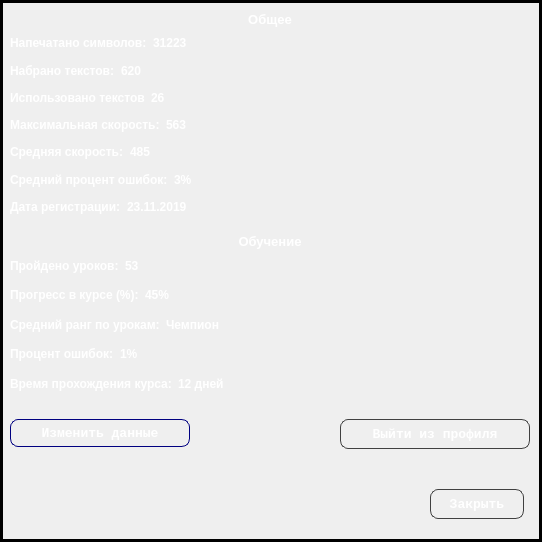
<?xml version="1.0" encoding="UTF-8"?>
<ui version="4.0">
 <class>User</class>
 <widget class="QDialog" name="User">
  <property name="enabled">
   <bool>true</bool>
  </property>
  <property name="geometry">
   <rect>
    <x>0</x>
    <y>0</y>
    <width>542</width>
    <height>542</height>
   </rect>
  </property>
  <property name="windowTitle">
   <string>Dialog</string>
  </property>
  <property name="windowIcon">
   <iconset resource="images.qrc">
    <normaloff>:/img/pic/Autorization/avatar.ico</normaloff>:/img/pic/Autorization/avatar.ico</iconset>
  </property>
  <property name="autoFillBackground">
   <bool>false</bool>
  </property>
  <property name="styleSheet">
   <string notr="true">border: 3px solid #33a5cd;</string>
  </property>
  <widget class="QLabel" name="bg">
   <property name="geometry">
    <rect>
     <x>0</x>
     <y>0</y>
     <width>542</width>
     <height>542</height>
    </rect>
   </property>
   <property name="styleSheet">
    <string notr="true">border: 3px solid #000000;</string>
   </property>
   <property name="text">
    <string/>
   </property>
   <property name="pixmap">
    <pixmap resource="images.qrc">:/img/pic/MainWindow/bg.jpg</pixmap>
   </property>
  </widget>
  <widget class="QWidget" name="widget" native="true">
   <property name="geometry">
    <rect>
     <x>0</x>
     <y>-1</y>
     <width>541</width>
     <height>541</height>
    </rect>
   </property>
   <property name="styleSheet">
    <string notr="true">border: 0px;</string>
   </property>
   <widget class="QWidget" name="verticalLayoutWidget">
    <property name="geometry">
     <rect>
      <x>10</x>
      <y>10</y>
      <width>520</width>
      <height>212</height>
     </rect>
    </property>
    <layout class="QVBoxLayout" name="Common">
     <item>
      <widget class="QLabel" name="common">
       <property name="font">
        <font>
         <pointsize>10</pointsize>
         <weight>75</weight>
         <bold>true</bold>
        </font>
       </property>
       <property name="styleSheet">
        <string notr="true">color: white;
border: 0px;</string>
       </property>
       <property name="text">
        <string>Общее</string>
       </property>
       <property name="alignment">
        <set>Qt::AlignCenter</set>
       </property>
      </widget>
     </item>
     <item>
      <layout class="QFormLayout" name="typed_symbols">
       <property name="fieldGrowthPolicy">
        <enum>QFormLayout::AllNonFixedFieldsGrow</enum>
       </property>
       <item row="0" column="1">
        <widget class="QLabel" name="ts_value">
         <property name="font">
          <font>
           <pointsize>9</pointsize>
           <weight>75</weight>
           <bold>true</bold>
          </font>
         </property>
         <property name="styleSheet">
          <string notr="true">color: white;
border: 0px;</string>
         </property>
         <property name="text">
          <string>31223</string>
         </property>
        </widget>
       </item>
       <item row="0" column="0">
        <widget class="QLabel" name="ts">
         <property name="font">
          <font>
           <pointsize>9</pointsize>
           <weight>75</weight>
           <bold>true</bold>
          </font>
         </property>
         <property name="styleSheet">
          <string notr="true">color: white;
border: 0px;</string>
         </property>
         <property name="text">
          <string>Напечатано символов:</string>
         </property>
        </widget>
       </item>
      </layout>
     </item>
     <item>
      <layout class="QFormLayout" name="typed_texts">
       <item row="0" column="0">
        <widget class="QLabel" name="tt">
         <property name="font">
          <font>
           <pointsize>9</pointsize>
           <weight>75</weight>
           <bold>true</bold>
          </font>
         </property>
         <property name="styleSheet">
          <string notr="true">color: white;
border: 0px;</string>
         </property>
         <property name="text">
          <string>Набрано текстов:</string>
         </property>
        </widget>
       </item>
       <item row="0" column="1">
        <widget class="QLabel" name="tt_value">
         <property name="font">
          <font>
           <pointsize>9</pointsize>
           <weight>75</weight>
           <bold>true</bold>
          </font>
         </property>
         <property name="styleSheet">
          <string notr="true">color: white;
border: 0px;</string>
         </property>
         <property name="text">
          <string>620</string>
         </property>
        </widget>
       </item>
      </layout>
     </item>
     <item>
      <layout class="QFormLayout" name="used_texts">
       <property name="fieldGrowthPolicy">
        <enum>QFormLayout::AllNonFixedFieldsGrow</enum>
       </property>
       <item row="0" column="1">
        <widget class="QLabel" name="ut_value">
         <property name="font">
          <font>
           <pointsize>9</pointsize>
           <weight>75</weight>
           <bold>true</bold>
          </font>
         </property>
         <property name="styleSheet">
          <string notr="true">color: white;
border: 0px;</string>
         </property>
         <property name="text">
          <string>26</string>
         </property>
        </widget>
       </item>
       <item row="0" column="0">
        <widget class="QLabel" name="ut">
         <property name="font">
          <font>
           <pointsize>9</pointsize>
           <weight>75</weight>
           <bold>true</bold>
          </font>
         </property>
         <property name="styleSheet">
          <string notr="true">color: white;
border: 0px;</string>
         </property>
         <property name="text">
          <string>Использовано текстов</string>
         </property>
        </widget>
       </item>
      </layout>
     </item>
     <item>
      <layout class="QFormLayout" name="max_speed">
       <property name="fieldGrowthPolicy">
        <enum>QFormLayout::AllNonFixedFieldsGrow</enum>
       </property>
       <item row="0" column="0">
        <widget class="QLabel" name="ms">
         <property name="font">
          <font>
           <pointsize>9</pointsize>
           <weight>75</weight>
           <bold>true</bold>
          </font>
         </property>
         <property name="styleSheet">
          <string notr="true">color: white;
border: 0px;</string>
         </property>
         <property name="text">
          <string>Максимальная скорость:</string>
         </property>
        </widget>
       </item>
       <item row="0" column="1">
        <widget class="QLabel" name="ms_value">
         <property name="font">
          <font>
           <pointsize>9</pointsize>
           <weight>75</weight>
           <bold>true</bold>
          </font>
         </property>
         <property name="styleSheet">
          <string notr="true">color: white;
border: 0px;</string>
         </property>
         <property name="text">
          <string>563</string>
         </property>
        </widget>
       </item>
      </layout>
     </item>
     <item>
      <layout class="QFormLayout" name="avg_speed">
       <item row="0" column="0">
        <widget class="QLabel" name="as">
         <property name="font">
          <font>
           <pointsize>9</pointsize>
           <weight>75</weight>
           <bold>true</bold>
          </font>
         </property>
         <property name="styleSheet">
          <string notr="true">color: white;
border: 0px;</string>
         </property>
         <property name="text">
          <string>Средняя скорость:</string>
         </property>
        </widget>
       </item>
       <item row="0" column="1">
        <widget class="QLabel" name="as_value">
         <property name="font">
          <font>
           <pointsize>9</pointsize>
           <weight>75</weight>
           <bold>true</bold>
          </font>
         </property>
         <property name="styleSheet">
          <string notr="true">color: white;
border: 0px;</string>
         </property>
         <property name="text">
          <string>485</string>
         </property>
        </widget>
       </item>
      </layout>
     </item>
     <item>
      <layout class="QFormLayout" name="avg_mistakes_percent">
       <property name="fieldGrowthPolicy">
        <enum>QFormLayout::AllNonFixedFieldsGrow</enum>
       </property>
       <item row="0" column="0">
        <widget class="QLabel" name="amp">
         <property name="font">
          <font>
           <pointsize>9</pointsize>
           <weight>75</weight>
           <bold>true</bold>
          </font>
         </property>
         <property name="styleSheet">
          <string notr="true">color: white;
border: 0px;</string>
         </property>
         <property name="text">
          <string>Средний процент ошибок:</string>
         </property>
        </widget>
       </item>
       <item row="0" column="1">
        <widget class="QLabel" name="amp_value">
         <property name="font">
          <font>
           <pointsize>9</pointsize>
           <weight>75</weight>
           <bold>true</bold>
          </font>
         </property>
         <property name="styleSheet">
          <string notr="true">color: white;
border: 0px;</string>
         </property>
         <property name="text">
          <string>3%</string>
         </property>
        </widget>
       </item>
      </layout>
     </item>
     <item>
      <layout class="QFormLayout" name="reg_date">
       <item row="0" column="0">
        <widget class="QLabel" name="rd">
         <property name="font">
          <font>
           <pointsize>9</pointsize>
           <weight>75</weight>
           <bold>true</bold>
          </font>
         </property>
         <property name="styleSheet">
          <string notr="true">color: white;
border: 0px;</string>
         </property>
         <property name="text">
          <string>Дата регистрации:</string>
         </property>
        </widget>
       </item>
       <item row="0" column="1">
        <widget class="QLabel" name="rd_value">
         <property name="font">
          <font>
           <pointsize>9</pointsize>
           <weight>75</weight>
           <bold>true</bold>
          </font>
         </property>
         <property name="styleSheet">
          <string notr="true">color: white;
border: 0px;</string>
         </property>
         <property name="text">
          <string>23.11.2019</string>
         </property>
        </widget>
       </item>
      </layout>
     </item>
    </layout>
   </widget>
   <widget class="QWidget" name="verticalLayoutWidget_3">
    <property name="geometry">
     <rect>
      <x>10</x>
      <y>230</y>
      <width>520</width>
      <height>171</height>
     </rect>
    </property>
    <layout class="QVBoxLayout" name="Tutorial">
     <item>
      <widget class="QLabel" name="tutorial">
       <property name="font">
        <font>
         <pointsize>10</pointsize>
         <weight>75</weight>
         <bold>true</bold>
        </font>
       </property>
       <property name="styleSheet">
        <string notr="true">color: white;
border: 0px;</string>
       </property>
       <property name="text">
        <string>Обучение</string>
       </property>
       <property name="alignment">
        <set>Qt::AlignCenter</set>
       </property>
      </widget>
     </item>
     <item>
      <layout class="QFormLayout" name="passed_subjects">
       <property name="fieldGrowthPolicy">
        <enum>QFormLayout::AllNonFixedFieldsGrow</enum>
       </property>
       <item row="0" column="1">
        <widget class="QLabel" name="ps_value">
         <property name="font">
          <font>
           <pointsize>9</pointsize>
           <weight>75</weight>
           <bold>true</bold>
          </font>
         </property>
         <property name="styleSheet">
          <string notr="true">color: white;
border: 0px;</string>
         </property>
         <property name="text">
          <string>53</string>
         </property>
        </widget>
       </item>
       <item row="0" column="0">
        <widget class="QLabel" name="ps">
         <property name="font">
          <font>
           <pointsize>9</pointsize>
           <weight>75</weight>
           <bold>true</bold>
          </font>
         </property>
         <property name="styleSheet">
          <string notr="true">color: white;
border: 0px;</string>
         </property>
         <property name="text">
          <string>Пройдено уроков:</string>
         </property>
        </widget>
       </item>
      </layout>
     </item>
     <item>
      <layout class="QFormLayout" name="tutorial_progress">
       <item row="0" column="0">
        <widget class="QLabel" name="tp">
         <property name="font">
          <font>
           <pointsize>9</pointsize>
           <weight>75</weight>
           <bold>true</bold>
          </font>
         </property>
         <property name="styleSheet">
          <string notr="true">color: white;
border: 0px;</string>
         </property>
         <property name="text">
          <string>Прогресс в курсе (%):</string>
         </property>
        </widget>
       </item>
       <item row="0" column="1">
        <widget class="QLabel" name="tp_value">
         <property name="font">
          <font>
           <pointsize>9</pointsize>
           <weight>75</weight>
           <bold>true</bold>
          </font>
         </property>
         <property name="styleSheet">
          <string notr="true">color: white;
border: 0px;</string>
         </property>
         <property name="text">
          <string>45%</string>
         </property>
        </widget>
       </item>
      </layout>
     </item>
     <item>
      <layout class="QFormLayout" name="avg_rank">
       <property name="fieldGrowthPolicy">
        <enum>QFormLayout::AllNonFixedFieldsGrow</enum>
       </property>
       <item row="0" column="0">
        <widget class="QLabel" name="ar">
         <property name="font">
          <font>
           <pointsize>9</pointsize>
           <weight>75</weight>
           <bold>true</bold>
          </font>
         </property>
         <property name="styleSheet">
          <string notr="true">color: white;
border: 0px;</string>
         </property>
         <property name="text">
          <string>Средний ранг по урокам:</string>
         </property>
        </widget>
       </item>
       <item row="0" column="1">
        <widget class="QLabel" name="ar_value">
         <property name="font">
          <font>
           <pointsize>9</pointsize>
           <weight>75</weight>
           <bold>true</bold>
          </font>
         </property>
         <property name="styleSheet">
          <string notr="true">color: white;
border: 0px;</string>
         </property>
         <property name="text">
          <string>Чемпион</string>
         </property>
        </widget>
       </item>
      </layout>
     </item>
     <item>
      <layout class="QFormLayout" name="mistakes_percent">
       <item row="0" column="0">
        <widget class="QLabel" name="mp">
         <property name="font">
          <font>
           <pointsize>9</pointsize>
           <weight>75</weight>
           <bold>true</bold>
          </font>
         </property>
         <property name="styleSheet">
          <string notr="true">color: white;
border: 0px;</string>
         </property>
         <property name="text">
          <string>Процент ошибок:</string>
         </property>
        </widget>
       </item>
       <item row="0" column="1">
        <widget class="QLabel" name="mp_value">
         <property name="font">
          <font>
           <pointsize>9</pointsize>
           <weight>75</weight>
           <bold>true</bold>
          </font>
         </property>
         <property name="styleSheet">
          <string notr="true">color: white;
border: 0px;</string>
         </property>
         <property name="text">
          <string>1%</string>
         </property>
        </widget>
       </item>
      </layout>
     </item>
     <item>
      <layout class="QFormLayout" name="studying_time">
       <property name="fieldGrowthPolicy">
        <enum>QFormLayout::AllNonFixedFieldsGrow</enum>
       </property>
       <item row="0" column="0">
        <widget class="QLabel" name="st">
         <property name="font">
          <font>
           <pointsize>9</pointsize>
           <weight>75</weight>
           <bold>true</bold>
          </font>
         </property>
         <property name="styleSheet">
          <string notr="true">color: white;
border: 0px;</string>
         </property>
         <property name="text">
          <string>Время прохождения курса:</string>
         </property>
        </widget>
       </item>
       <item row="0" column="1">
        <widget class="QLabel" name="st_value">
         <property name="font">
          <font>
           <pointsize>9</pointsize>
           <weight>75</weight>
           <bold>true</bold>
          </font>
         </property>
         <property name="styleSheet">
          <string notr="true">color: white;
border: 0px;</string>
         </property>
         <property name="text">
          <string>12 дней</string>
         </property>
        </widget>
       </item>
      </layout>
     </item>
    </layout>
   </widget>
   <widget class="QPushButton" name="edit_data">
    <property name="geometry">
     <rect>
      <x>10</x>
      <y>420</y>
      <width>180</width>
      <height>28</height>
     </rect>
    </property>
    <property name="font">
     <font>
      <family>Courier New</family>
      <pointsize>10</pointsize>
      <weight>75</weight>
      <bold>true</bold>
     </font>
    </property>
    <property name="styleSheet">
     <string notr="true">QPushButton {
border-style: outset;
     min-width: 5em;
     padding: 6px;
     border: 1px solid #404040;
     /*border-width: 2px;*/
     border-radius: 8px;
     background-color: qlineargradient(x1: 0, y1: 0, x2: 0, y2: 1,
                                       stop: 0 #999999, stop: 1 #404040);
	color: white;
}

QPushButton:pressed {
	 color:rgb(200,200,200);
     background-color: qlineargradient(x1: 0, y1: 0, x2: 0, y2: 1,
                                       stop: 0 #404040, stop: 1 #999999);
 }

QPushButton:disabled {
	color:rgb(200,200,200);
	background-color: qlineargradient(x1: 0, y1: 0, x2: 0, y2: 1,
									  stop: 0 #555555, stop: 1 #999999);
}

 QPushButton:hover {
	 border: 1px solid #404040;
     border-width: 2px;
     border-color: green;
 }

 QPushButton:default {
     border-color: navy; /* делаем кнопку по умолчанию выпуклой */
 }</string>
    </property>
    <property name="text">
     <string>Изменить данные</string>
    </property>
   </widget>
   <widget class="QPushButton" name="close">
    <property name="geometry">
     <rect>
      <x>430</x>
      <y>490</y>
      <width>94</width>
      <height>30</height>
     </rect>
    </property>
    <property name="font">
     <font>
      <family>Courier New</family>
      <pointsize>10</pointsize>
      <weight>75</weight>
      <bold>true</bold>
     </font>
    </property>
    <property name="styleSheet">
     <string notr="true">QPushButton {
border-style: outset;
     min-width: 5em;
     padding: 6px;
     border: 1px solid #404040;
     /*border-width: 2px;*/
     border-radius: 8px;
     background-color: qlineargradient(x1: 0, y1: 0, x2: 0, y2: 1,
                                       stop: 0 #999999, stop: 1 #404040);
	color: white;
}

QPushButton:pressed {
	 color:rgb(200,200,200);
     background-color: qlineargradient(x1: 0, y1: 0, x2: 0, y2: 1,
                                       stop: 0 #404040, stop: 1 #999999);
 }

QPushButton:disabled {
	color:rgb(200,200,200);
	background-color: qlineargradient(x1: 0, y1: 0, x2: 0, y2: 1,
									  stop: 0 #555555, stop: 1 #999999);
}

 QPushButton:hover {
	 border: 1px solid #404040;
     border-width: 2px;
     border-color: green;
 }

 QPushButton:default {
     border-color: navy; /* делаем кнопку по умолчанию выпуклой */
 }</string>
    </property>
    <property name="text">
     <string>Закрыть</string>
    </property>
   </widget>
   <widget class="QPushButton" name="log_out">
    <property name="geometry">
     <rect>
      <x>340</x>
      <y>420</y>
      <width>190</width>
      <height>30</height>
     </rect>
    </property>
    <property name="font">
     <font>
      <family>Courier New</family>
      <pointsize>10</pointsize>
      <weight>75</weight>
      <bold>true</bold>
     </font>
    </property>
    <property name="styleSheet">
     <string notr="true">QPushButton {
border-style: outset;
     min-width: 5em;
     padding: 6px;
     border: 1px solid #404040;
     /*border-width: 2px;*/
     border-radius: 8px;
     background-color: qlineargradient(x1: 0, y1: 0, x2: 0, y2: 1,
                                       stop: 0 #999999, stop: 1 #404040);
	color: white;
}

QPushButton:pressed {
	 color:rgb(200,200,200);
     background-color: qlineargradient(x1: 0, y1: 0, x2: 0, y2: 1,
                                       stop: 0 #404040, stop: 1 #999999);
 }

QPushButton:disabled {
	color:rgb(200,200,200);
	background-color: qlineargradient(x1: 0, y1: 0, x2: 0, y2: 1,
									  stop: 0 #555555, stop: 1 #999999);
}

 QPushButton:hover {
	 border: 1px solid #404040;
     border-width: 2px;
     border-color: green;
 }

 QPushButton:default {
     border-color: navy; /* делаем кнопку по умолчанию выпуклой */
 }</string>
    </property>
    <property name="text">
     <string>Выйти из профиля</string>
    </property>
   </widget>
  </widget>
 </widget>
 <resources>
  <include location="images.qrc"/>
 </resources>
 <connections/>
</ui>
